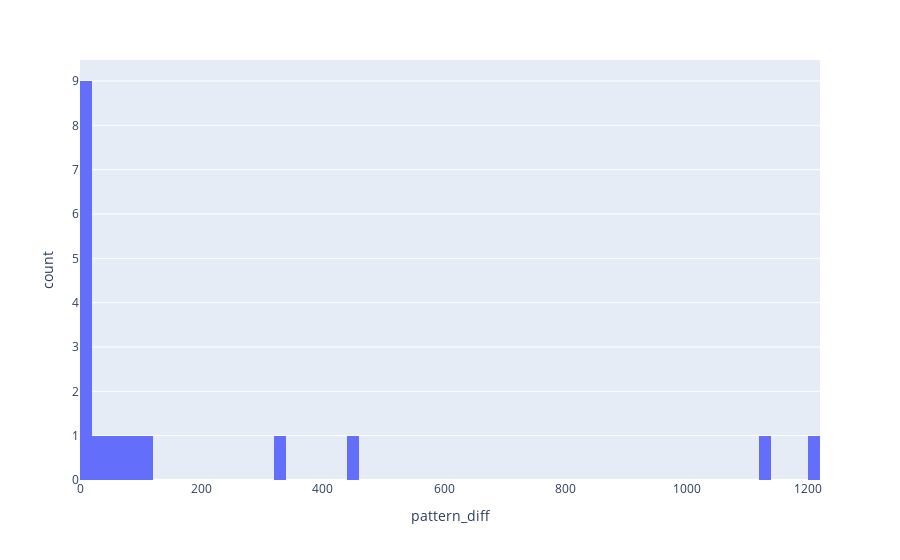

Notebook cell for this chart:
### Code cell
fig = px.histogram(duplicates, x="pattern_diff", nbins=60)
fig.show()

### Figure 1 — Plotly figure (JSON) as saved in the notebook; plotly's stock layout.template omitted (floating-point values rounded to 4 significant figures)
{"data": [{"alignmentgroup": "True", "bingroup": "x", "hovertemplate": "pattern_diff=%{x}<br>count=%{y}<extra></extra>", "legendgroup": "", "marker": {"color": "#636efa", "pattern": {"shape": ""}}, "name": "", "nbinsx": 60, "offsetgroup": "", "orientation": "v", "showlegend": false, "type": "histogram", "x": [1200, 8, 6, 323, 8, 11, 80, 443, 23, 1, 6, 10, 63, 49, 1132, 1, 10, 115], "xaxis": "x", "yaxis": "y"}], "layout": {"barmode": "relative", "legend": {"tracegroupgap": 0}, "margin": {"t": 60}, "xaxis": {"anchor": "y", "domain": [0, 1], "title": {"text": "pattern_diff"}}, "yaxis": {"anchor": "x", "domain": [0, 1], "title": {"text": "count"}}}}
